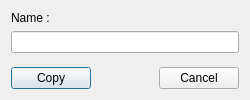
<?xml version="1.0" encoding="UTF-8"?>
<ui version="4.0">
 <class>DuplicateDialog</class>
 <widget class="QDialog" name="DuplicateDialog">
  <property name="geometry">
   <rect>
    <x>0</x>
    <y>0</y>
    <width>250</width>
    <height>100</height>
   </rect>
  </property>
  <property name="windowTitle">
   <string>Dialog</string>
  </property>
  <layout class="QVBoxLayout" name="verticalLayout_2">
   <item>
    <layout class="QVBoxLayout" name="verticalLayout">
     <item>
      <widget class="QLabel" name="_LA_newNamePrompt">
       <property name="text">
        <string>Name :</string>
       </property>
      </widget>
     </item>
     <item>
      <widget class="QLineEdit" name="_LE_newName"/>
     </item>
     <item>
      <spacer name="verticalSpacer">
       <property name="orientation">
        <enum>Qt::Vertical</enum>
       </property>
       <property name="sizeHint" stdset="0">
        <size>
         <width>20</width>
         <height>40</height>
        </size>
       </property>
      </spacer>
     </item>
    </layout>
   </item>
   <item>
    <layout class="QHBoxLayout" name="horizontalLayout">
     <item>
      <widget class="QPushButton" name="_PB_save">
       <property name="text">
        <string>Copy</string>
       </property>
      </widget>
     </item>
     <item>
      <spacer name="horizontalSpacer">
       <property name="orientation">
        <enum>Qt::Horizontal</enum>
       </property>
       <property name="sizeHint" stdset="0">
        <size>
         <width>40</width>
         <height>20</height>
        </size>
       </property>
      </spacer>
     </item>
     <item>
      <widget class="QPushButton" name="_PB_cancel">
       <property name="text">
        <string>Cancel</string>
       </property>
      </widget>
     </item>
    </layout>
   </item>
  </layout>
 </widget>
 <resources/>
 <connections/>
</ui>
